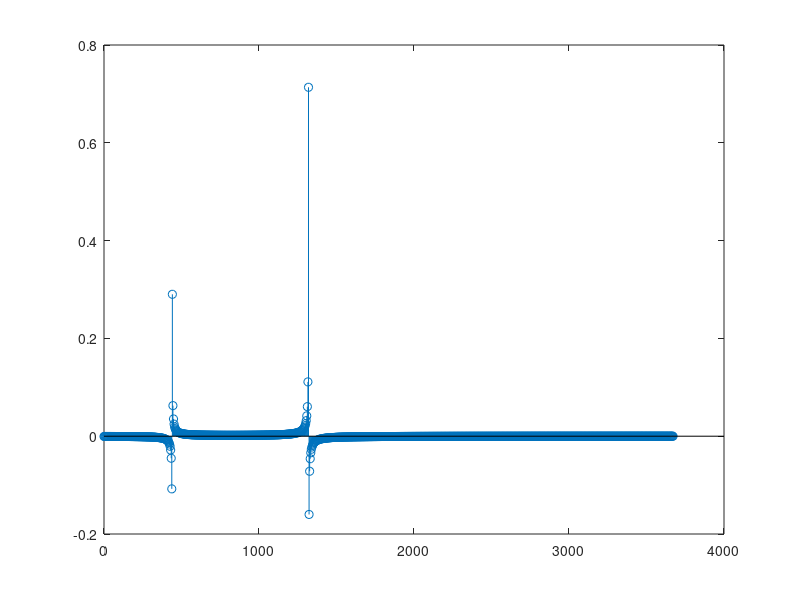

Recreate this plot in MATLAB.
clear all
close all
fc=44100;
sinc=1/fc;
dur=0.5;
T=[0:sinc:dur-sinc];

freq=440;
y=0.5*cos(2*pi*freq*T)+0.9*cos(3*2*pi*freq*T);
winsize=12000;
binsize=fc/winsize;
F=[0:binsize:fc-binsize];
dft=zeros(1,winsize);
for k=1:winsize
	freq=F(k);
	yanal=cos(freq*2*pi*T(1:winsize));
	r=y(1:winsize).*yanal;
	dft (k)=(sum(r)*2)/winsize;
end
stem(F(1:1000),dft(1:1000))